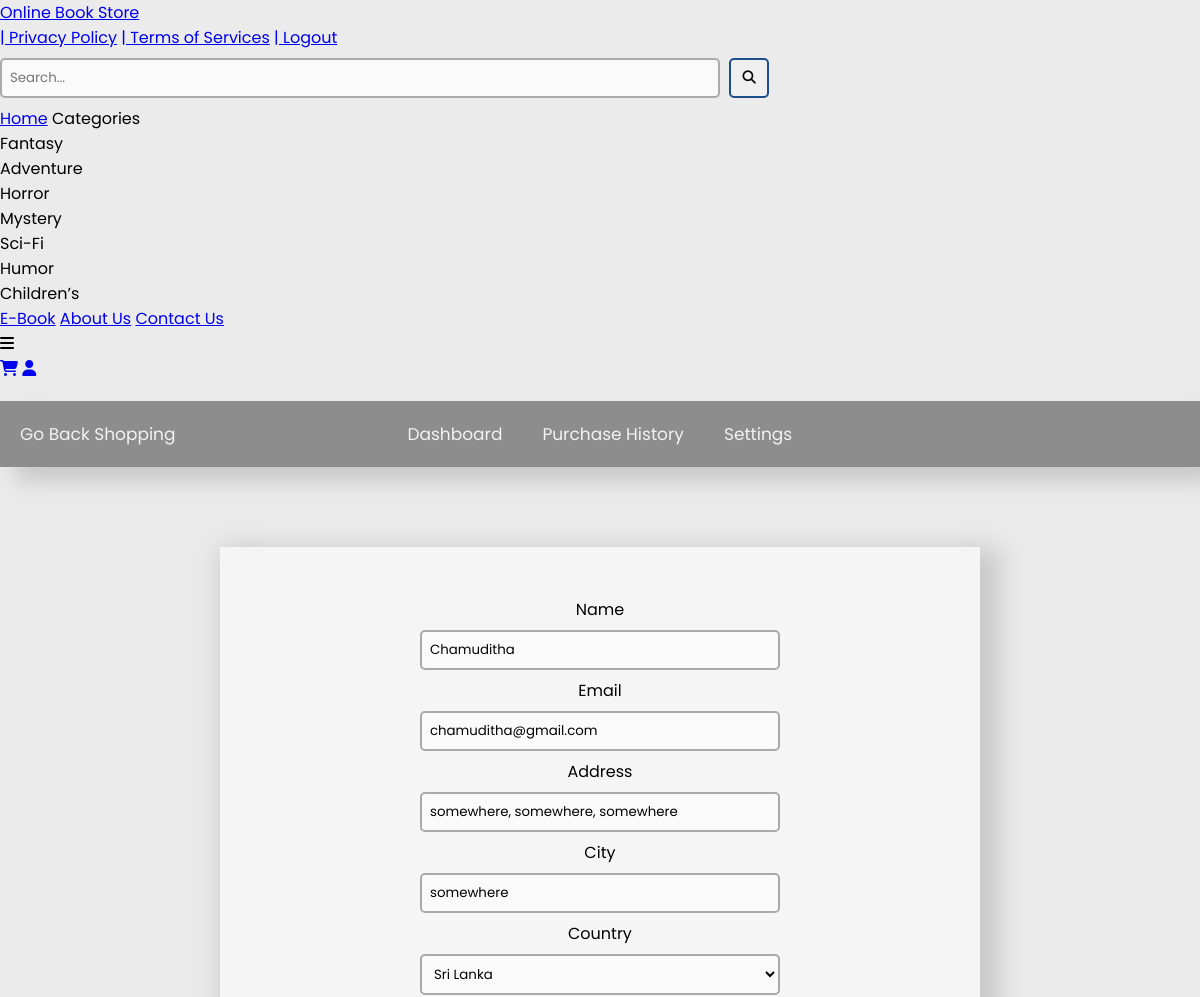
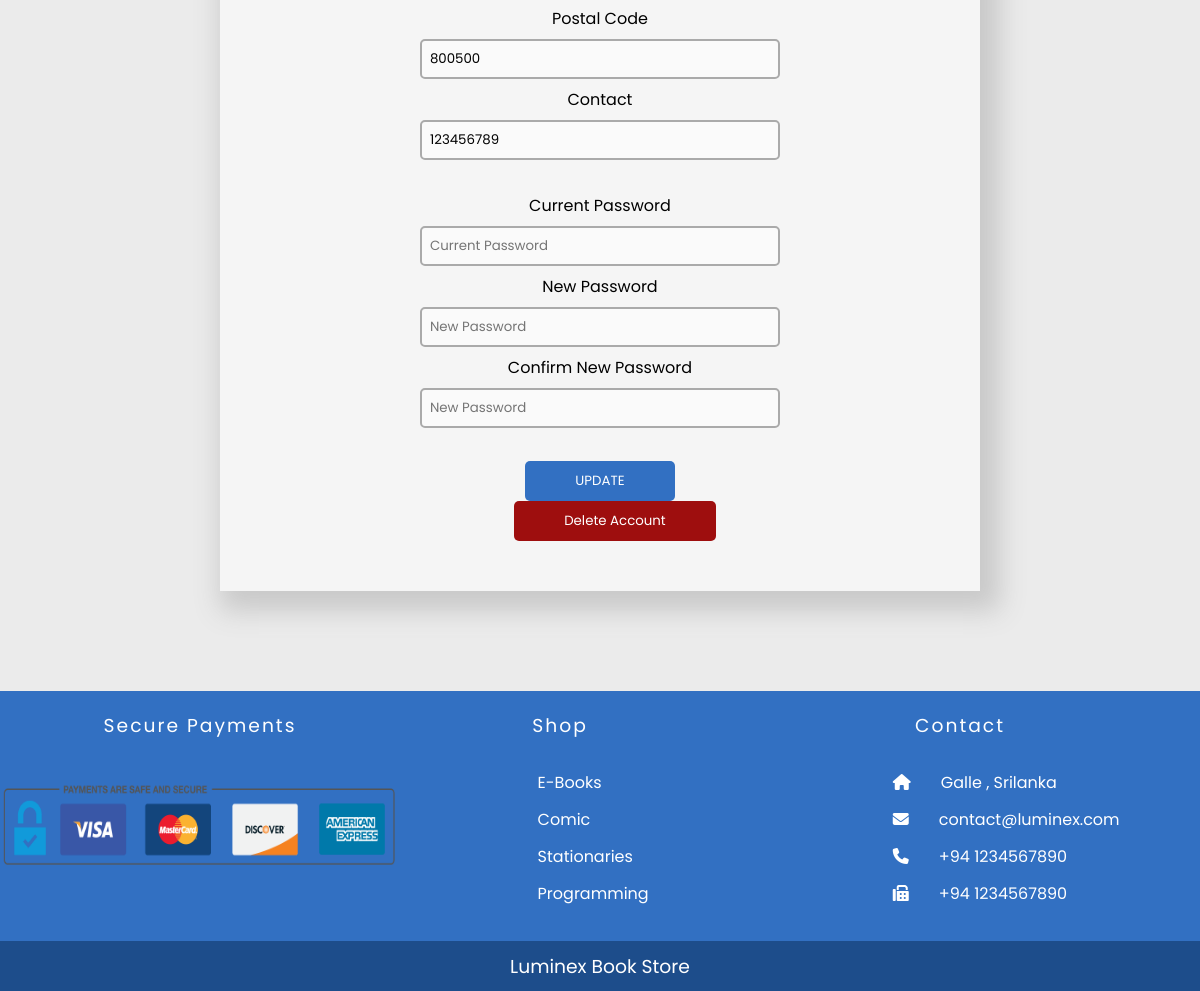
/html/settings.php (signed in), run on the app's committed database (2 pictures, top to bottom).
### tables this page shows
CREATE TABLE IF NOT EXISTS `categories` (
  `catID` int(11) NOT NULL AUTO_INCREMENT,
  `categories` varchar(10) NOT NULL,
  PRIMARY KEY (`catID`)
);

CREATE TABLE IF NOT EXISTS `users` (
  `uid` int(11) NOT NULL AUTO_INCREMENT,
  `name` varchar(50) NOT NULL,
  `email` varchar(50) NOT NULL,
  `pwd` varchar(100) NOT NULL,
  `country` varchar(10) NOT NULL,
  `address` varchar(100) NOT NULL,
  `city` varchar(50) NOT NULL,
  `postalcode` varchar(10) NOT NULL,
  `contact` varchar(12) NOT NULL,
  PRIMARY KEY (`email`),
  UNIQUE KEY `uid` (`uid`)
);

### html/settings.php (the view, shortened to what this page needs)
<?php require_once '../db/dbconfig.php';?>
<!DOCTYPE html>
<html lang="en">
  <head>
  <?php include ('navBar.php' ); ?>
    <link rel="stylesheet" href="../css/footer.css"/>
  <link rel="stylesheet" href="../css/main.css" />
      <link rel="stylesheet" href="../css/alterB.css"/>
    <link rel="stylesheet" href="../css/settings.css">
  </head>
  <body>
  <?php
    if (empty(isset($_SESSION['email']))) {
    header('Location: ./login.php');
    }
    else{
      $email_ = $_SESSION['email'];
      $sql_ = "SELECT `email`, `name`, `address`, `city`, `country` , `postalcode`, `contact`  FROM `users` WHERE `email` = '$email_'  ";
      $result_ = $con->query($sql_);
      if ($result_->num_rows == 1) {
        while($row_ = $result_->fetch_assoc()) {
         $name_ = $row_["name"];
         $address_ = $row_["address"];
         $city_ = $row_["city"];
         $country_ = $row_["country"];
         $postalcode_ = $row_["postalcode"];
         $contact_ = $row_["contact"];
        }
      }
    }
  ?>
    <div class="main-container-profile">
      <div class="topnav" id="prof-nav">
        <a href="../index.php" class="gobckshopping">Go Back Shopping</a>
          <a href="./userProfile.php">Dashboard</a>
          <a href="./purchaseHist.php">Purchase History</a>
          <a href="./settings.php">Settings</a>
      </div>
    </div>
    <div class="inner-container">
      <div class="settings-box threeDimMax">
        <form class="settings-form" action="<?=$_SERVER['PHP_SELF'];?>"  method="POST">
          <div class="form-group col-md-6">
              <label for="set-name">Name</label>
              <input type="text" class="text-box" id="set-name" name="set-name" placeholder="Someone" value="<?php echo $name_ ?>" required>
            </div>
            <div class="form-group col-md-6">
              <label for="set-email">Email</label>
              <input type="email" class="text-box" id="set-email" name="set-email" placeholder="Email" value="<?php echo $email_ ?>" required>
            </div>
          <div class="form-group">
            <label for="set-addr">Address</label>
            <input type="text" class="text-box" id="set-addr" name="set-addr" placeholder="1234 Main St" value="<?php echo $address_ ?>" required>
          </div>
            <div class="form-group">
              <label for="set-city">City</label>
              <input type="text" class="text-box" id="set-city" name="set-city" placeholder="Colombo" value="<?php echo $city_ ?>" required>
            </div>
            <div class="form-group">
              <label for="set-country">Country</label><br>
              <select class="select" id="set-country" name="set-country" required>
                <option <?php if($country_ == "LK") echo "selected" ?> value="LK" >Sri Lanka</option>
              </select><br>
            </div>
            <div class="form-group">
              <label for="set-postcode">Postal Code</label>
              <input type="text" class="text-box" id="set-postcode" name="set-pcode" placeholder="70200" value="<?php echo $postalcode_ ?>" required>
            </div>
            <div class="form-group">
              <label for="set-contact">Contact</label>
              <input type="tel" class="text-box" id="set-contact" name="set-contact" placeholder="Contact" value="<?php echo $contact_ ?>" required>
            </div>
            <br>
            <div class="form-group col-md-6">
              <label for="curr-pwd">Current Password</label>
              <input type="password" class="text-box" id="curr-pwd" name="curr-pwd" placeholder="Current Password" required>
            </div>
            <div class="form-group col-md-6">
              <label for="set-pwd">New Password</label>
              <input type="password" class="text-box" id="set-pwd" name="set-newpwd" placeholder="New Password">
            </div>
            <div class="form-group col-md-6">
              <label for="set-pwdConf">Confirm New Password</label>
              <input type="password" class="text-box" id="set-pwdConf" name="set-newpwdConf" placeholder="New Password">
            </div>
          <br>
          <button type="submit" class="button button-submit" name="update">UPDATE</button>
          <button type="submit" class="button button-submit btndelete" name="deleteUser" onclick="return confirm('Are you sure you want to delete your account ?')">Delete Account</button>
        </form>
      </div>
    </div>
    <?php include ('./footer.php' ); ?>
  </body>
</html>

### html/navBar.php (shortened to what this page needs)
<?php require_once '../db/dbconfig.php';?>
<!DOCTYPE html>
<head>
    <link rel="stylesheet" href="../css/main.css" />
    <link rel="stylesheet" href="../css/alterB.css"/>
  </head>
<nav>
    <div class="upper-nav" id="upper-nav">
      <a href="../index.php" class="logo-text">Online Book Store</a>
      <div class="upper-nav-right">
        <a href="./privacy.php">| Privacy Policy</a>
        <a href="./TS.php">| Terms of Services</a>
        <?php
          if (!empty(isset($_SESSION['email']))) {
           echo  "<a href='./logout.php'>| Logout</a>";
          }
          ?>
      </div>
    </div>
    <div class="bottom-nav" id="bottom-nav">
      <form class="search-form" style="width: 100%; justify-content: center" method="GET" action="./search.php">
        <input class="text-box"  style="width: 60%; margin-right: 5px;"type="text" name="q" placeholder="Search..."/>
        <button name="search" class="button button-search" type="submit"><i class="fa fa-search"></i></button>
      </form>
      <div class="bottom-nav-content" id="bottom-nav-content">
        <a href="../index.php">Home</a>
        <a  id="categoriesTogle" class="dropdown">Categories
          <div id="categoriesCont" class="dropdown-content">
              <?php
                  $sql = "SELECT *  FROM `categories`";
                  $result = $con->query($sql);
                  if ($result->num_rows > 0) {
                    while($row = $result->fetch_assoc()) {
                      $cat = $row["categories"];
                      echo "<p onclick=viewCat('$cat')>".$row["categories"]."</p>";
                    }
                  }
              ?>
            </div>
        </a>
        <a href="./html/ebook.php">E-Book</a>
        <a href="#">About Us</a>
        <a href="./contactus.php">Contact Us</a>
      </div>
      <a id="bottom-nav-toggle" class="icon">
        <i class="fa fa-bars"></i>
      </a>
      <div class="upper-nav-right">
        <a href="../html/newcart.php" class="cart-icon"><i class="fa fa-shopping-cart cart"aria-hidden="true"></i></a>
        <?php
          if (!empty(isset($_SESSION['email']))) {
           echo  '<a href="./userProfile.php" class="user-icon"><i class="fa fa-user user"aria-hidden="true"></i></a>';
          }
        ?>
      </div>
    </div>
  </nav>
</html>

### css/main.css (style rules this page uses)
* { font-family: 'Baloo Tammudu 2', cursive; font-family: 'Poppins', sans-serif; }
body { background-color: #ebebeb; }
.threeDimMax { box-shadow: 10px 10px 25px 10px #c9c9c9; }
.inner-container { min-height: 200px; width: 99.99%; margin-top: 100px; text-align: center; justify-content: center; align-content: center; padding-top: 10px; padding-bottom: 100px; }

### css/alterB.css (style rules this page uses)
* { margin: 0; padding: 0; }
.text-box { width: 100%; border: 2px solid #aaa; background-color: #fafafa; border-radius: 5px; margin: 8px 0px; outline: none; padding:8px; box-sizing: border-box; transition: 0.3s; }
.button { min-width: 40px; min-height: 40px; border-radius: 5px; border: 2px solid #1d4d8b; outline: none; text-align: center; text-decoration: none; }
.select { width: 100%; border: 2px solid #aaa; background-color: #fafafa; border-radius: 5px; margin: 8px 0px; outline: none; padding:8px; box-sizing: border-box; transition: 0.3s; }

### css/settings.css (style rules this page uses)
.topnav { overflow: hidden; background-color: rgb(141, 141, 141); box-shadow: 15px 15px 20px #c9c9c9; }
.threeDimMax { box-shadow: 10px 10px 25px 10px #c9c9c9; }
.topnav a { float: left; display: block; color: #f2f2f2; text-align: center; padding: 20px 20px; text-decoration: none; font-size: 17px; transition: linear 0.2s; }
.gobckshopping { margin-right: 16%; }
.settings-form { width: 50%; margin-left: auto; margin-right: auto; }
.settings-box { background-color: rgb(245, 245, 245); width: 60%; margin-top: 20px; margin-left: auto; margin-right: auto; padding: 50px 20px; }
.button-submit { padding: 10px 50px; border: none; background-color: #3270c2; color: #FFF; transition: 0.3s; }
.btndelete { margin-left: 30px; background-color: #9E0E0E; transition: 0.3s; }
@media only screen and (min-width: 600px) { .topnav { transform: translateY(-50px); z-index: 1; } }
@media only screen and (min-width: 600px) { .main-container-profile { padding: 0px; margin: 0px; height: auto; width: 99.99%; margin-top:70px; } }
.inner-container { min-height: 200px; width: 99.99%; margin-top: 0px; text-align: center; justify-content: center; align-content: center; padding-top: 10px; padding-bottom: 100px; }

### data on the page
categories: categories "Fantasy"
categories: categories "Adventure"
categories: categories "Horror"
categories: categories "Mystery"
categories: categories "Sci-Fi"
categories: categories "Humor"
categories: categories "Children’s"
users: set-name "Chamuditha", set-addr "somewhere, somewhere, somewhere", set-city "somewhere", set-country "Sri Lanka", set-pcode "800500", set-contact "123456789"
